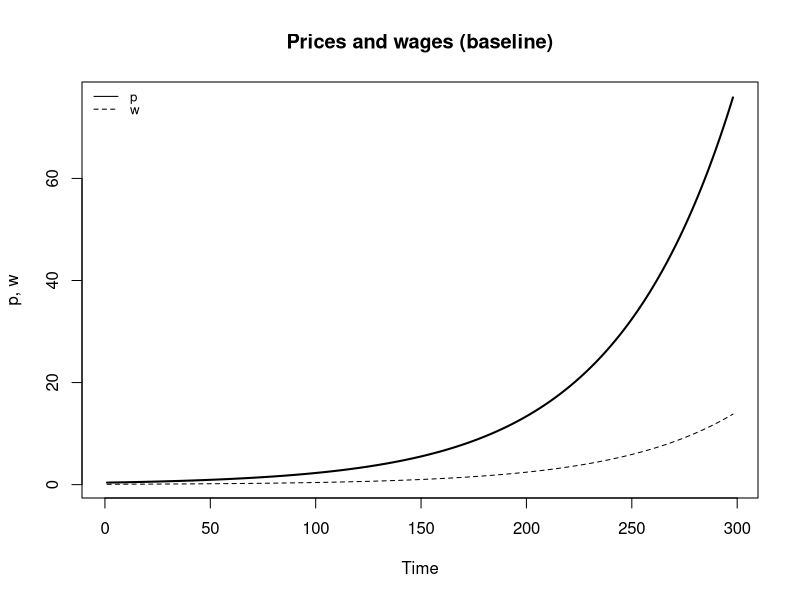
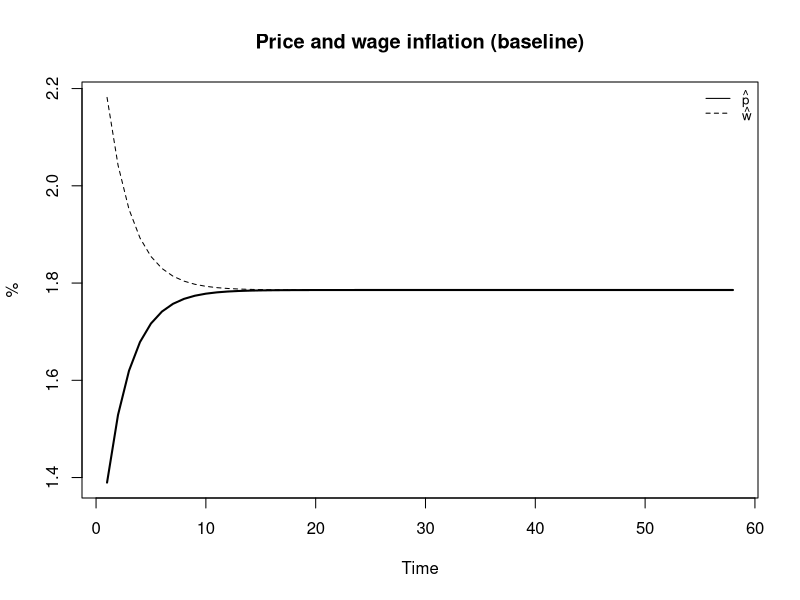
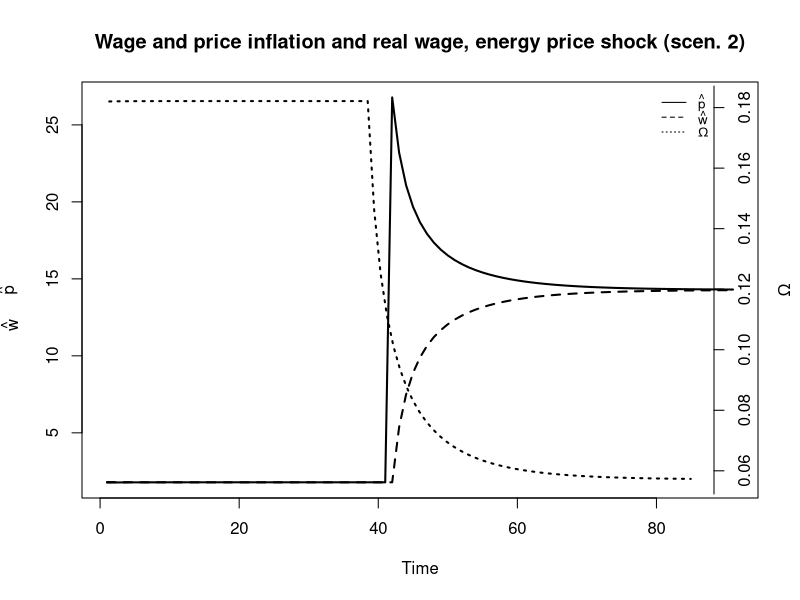
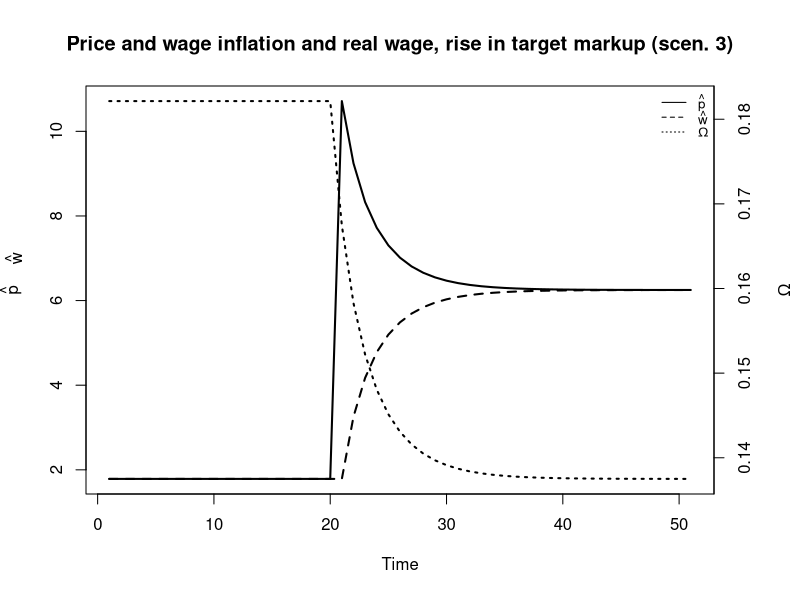
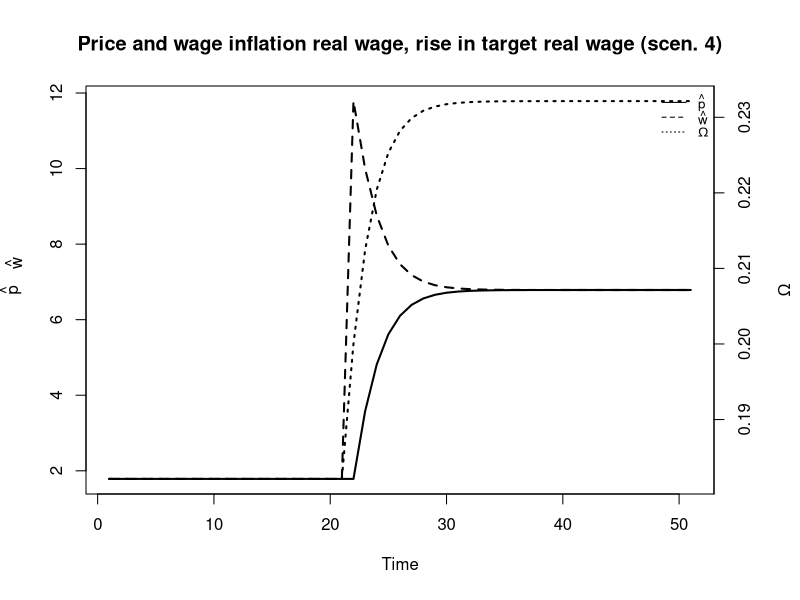
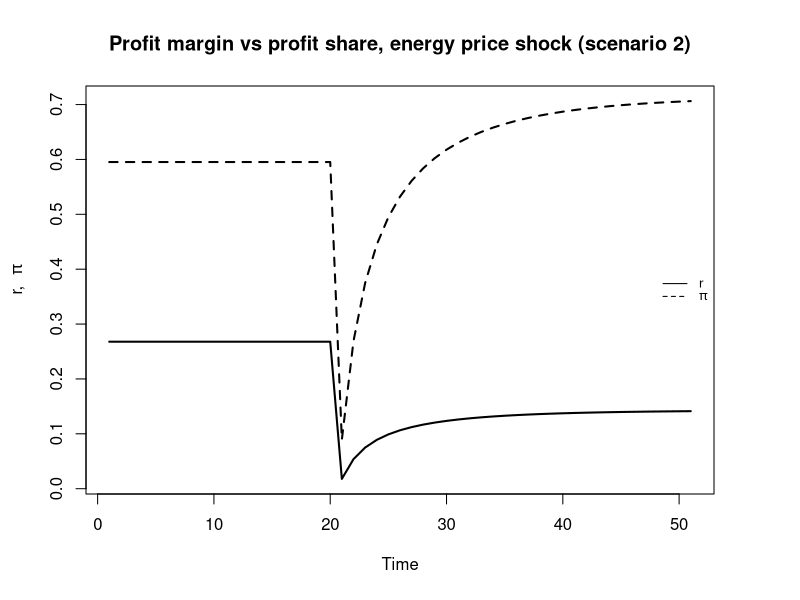
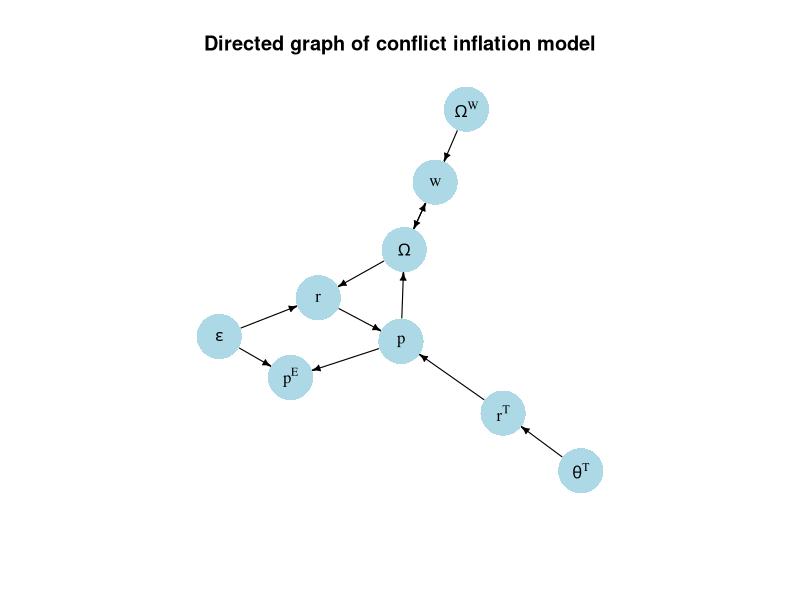

Generate these figures, in order, with R:
## ---- chunk 1

#Clear the environment
rm(list=ls(all=TRUE))

#Set number of periods
Q = 300

# Set number of scenarios (including baselines)
S=4

# Set period in which exogenous shift will occur
q=50

#Create (S x Q) matrices in which equilibrium solutions from different parameterisations will be stored
omega=matrix(data=0.5, nrow=S, ncol=Q)   # real wage
w=matrix(data=0.1, nrow=S, ncol=Q)       # nominal wage
p=matrix(data=0.5, nrow=S, ncol=Q)       # price level
w_hat=matrix(data=0.1, nrow=S, ncol=Q)   # growth rate of nominal wages
p_hat=matrix(data=0.1, nrow=S, ncol=Q)   # growth rate of prices = inflation rate
p_T=matrix(data=0.5, nrow=S, ncol=Q)     # firms' desired price level
omega_f=matrix(data=0.5, nrow=S, ncol=Q) # firms' desired real wage 
p_E=matrix(data=0.5, nrow=S, ncol=Q)   # nominal energy price
r_T=matrix(data=0.5, nrow=S, ncol=Q)     # target profit margin
r=matrix(data=0.5, nrow=S, ncol=Q)       # realised profit margin

# Set constant parameter values
phi=1     # adjustment speed of nominal wages
psi=1   # adjustment speed of prices
delta=1   # energy intensity

# Set and initialise exogenous variables/parameters that will be shifted
epsilon=matrix(data=0.55, nrow=S, ncol=Q)  # real energy price
theta_T=matrix(data=0.4, nrow=S, ncol=Q)       # target markup
omega_w=matrix(data=0.2, nrow=S, ncol=Q)   # target real wage of workers

# Set parameter values for different scenarios
epsilon[2,q:Q]=0.8 # scenario 2: rise in real energy price
theta_T[3,q:Q]=0.6     # scenario 3: rise in target markup
omega_w[4,q:Q]=0.3 # scenario 4: rise in target real wage of workers

# Simulate the model by looping over Q time periods for S different scenarios
for (i in 1:S){
    
  for (t in 2:Q){
    
    for (iterations in 1:1000){ # iterate the model 1000-times in each period
    
    #(1) Real wage
    omega[i,t] =w[i,t]/p[i,t]
      
    #(2) Nominal wage
    w[i,t] = w[i,t-1]*(1 + phi*(omega_w[i,t-1] - omega[i,t-1]))
    
    #(3) Price level
    p[i,t] = p[i, t-1]*(1 + psi*(r_T[i, t-1] - r[i, t-1]))
    
    #(4) Firms' desired real wage
    omega_f[i,t] = w[i,t]/p_T[i,t]
    
    #(5) Firms' desired price level
    p_T[i,t] = (1 + theta_T[i,t])*(w[i,t] + delta * p_E[i,t])
    
    #(6) Nominal energy price
    p_E[i,t]=epsilon[i,t]*p[i,t]
    
    # Target profit margin
    r_T[i, t-1] = theta_T[i, t]/(1 + theta_T[i, t])
    
    # Realised profit margin
    r[i, t] = 1 - omega[i, t] - epsilon[i,t]*delta
    
    # Growth rate of nominal wages
    w_hat[i,t]= (w[i,t]- w[i,t-1])/w[i,t-1]
    
    # Growth rate of prices = inflation rate
    p_hat[i,t]= (p[i,t]- p[i,t-1])/p[i,t-1]

  } # close iterations loop
 }  # close time loop
}   # close scenarios loop

## ---- chunk 2
#| label: fig-baseline-prices
#| fig-cap: Prices and wages (baseline)

# Set start and end periods for plots
Tmin =3
Tmax=300

# Prices and wages (baseline)
plot(p[1, Tmin:Tmax],type="l", col=1, lwd=2, lty=1, xlab="Time", ylab="p, w") 
title(main="Prices and wages (baseline)", cex=0.8)
lines(w[1, Tmin:Tmax],lty=2)
legend("topleft", legend=c("p", "w"),
       lty=1:2, cex=0.8, bty = "n", y.intersp=0.8)

## ---- chunk 3
#| label: fig-baseline-inflation
#| fig-cap: Price and wage inflation (baseline)

# Set start and end periods for plots
Tmin =3
Tmax=60

# Price and wage inflation (in %) (baseline)
plot(100*p_hat[1, Tmin:Tmax],type="l", col=1, lwd=2, lty=1, xlab="Time", ylab="%", ylim=range(100*p_hat[1, Tmin:Tmax], 100*w_hat[1, Tmin:Tmax])) 
title(main="Price and wage inflation (baseline)", cex=0.8)
lines(100*w_hat[1, Tmin:Tmax],lty=2)
legend("topright", legend=c(expression(hat(p)), expression(hat(w))),
       lty=1:2, cex=0.8, bty = "n", y.intersp=0.8)
## ---- chunk 4
#| label: fig-energy
#| fig-cap: Price and wage inflation and real wage (energy price shock)

# Set start and end periods for plots
Tmin =10
Tmax=100

# Inflation and real wage in energy price shock scenario
plot(100*p_hat[2, Tmin:Tmax], type="l", col=1, lwd=2, lty=1, xlab="Time", ylab=expression(hat(p))) 
title(main="Wage and price inflation and real wage, energy price shock (scen. 2)", cex=0.8)
lines(100*w_hat[2, Tmin:Tmax],lty=2, lwd=2)
mtext(expression(hat(w)), side = 2, line = 3, at=12)
par(mar = c(5, 4, 4, 4) + 0.3)
par(new = TRUE)
plot(omega[2, Tmin:Tmax], type="l", col=1, lwd=2, lty=3, font.main=1, cex.main=1,ylab = '', axes=FALSE,
     xlab = '', ylim = range(omega[2, Tmin:Tmax]), cex=0.8)
axis(side = 4, at=pretty(omega[2, Tmin:Tmax]))  
mtext(expression(Omega), side = 4, line = 3)
legend("topright", legend=c(expression(hat(p)),expression(hat(w)), expression(Omega)),
       lty=1:3, cex=0.8, bty = "n", y.intersp=0.8)
## ---- chunk 5
#| label: fig-markup
#| fig-cap: Increase in target markup

# Set start and end periods for plots
Tmin =30
Tmax=80

# Inflation and real wage in scenario 3
plot(100*p_hat[3, Tmin:Tmax], type="l", col=1, lwd=2, lty=1, xlab="Time", ylab=expression(hat(p))) 
title(main="Price and wage inflation and real wage, rise in target markup (scen. 3)", cex=0.8)
lines(100*w_hat[3, Tmin:Tmax],lty=2, lwd=2)
mtext(expression(hat(w)), side = 2, line = 3, at=7)
par(mar = c(5, 4, 4, 4) + 0.3)
par(new = TRUE)
plot(omega[3, Tmin:Tmax], type="l", col=1, lwd=2, lty=3, font.main=1, cex.main=1,ylab = '', axes=FALSE,
     xlab = '', ylim = range(omega[3, Tmin:Tmax]), cex=0.8)
axis(side = 4, at=pretty(omega[3, Tmin:Tmax]))  
mtext(expression(Omega), side = 4, line = 3)
legend("topright", legend=c(expression(hat(p)),expression(hat(w)), expression(Omega)),
       lty=1:3, cex=0.8, bty = "n", y.intersp=0.8)
## ---- chunk 6
#| label: fig-targetrealwage
#| fig-cap: Increase in target real wage of workers

# Inflation and real wage in scenario 4
plot(100*p_hat[4, Tmin:Tmax], type="l", col=1, lwd=2, lty=1, xlab="Time", ylab=expression(hat(p)), ylim=range(100*p_hat[4, Tmin:Tmax], 100*w_hat[4, Tmin:Tmax])) 
title(main="Price and wage inflation real wage, rise in target real wage (scen. 4)", cex=0.8)
lines(100*w_hat[4, Tmin:Tmax],lty=2, lwd=2)
mtext(expression(hat(w)), side = 2, line = 3, at=7.5)
par(mar = c(5, 4, 4, 4) + 0.3)
par(new = TRUE)
plot(omega[4, Tmin:Tmax], type="l", col=1, lwd=2, lty=3, font.main=1, cex.main=1,ylab = '', axes=FALSE,
     xlab = '', ylim = range(omega[4, Tmin:Tmax]), cex=0.8)
axis(side = 4, at=pretty(omega[4, Tmin:Tmax]))  
mtext(expression(Omega), side = 4, line = 3)
legend("topright", legend=c(expression(hat(p)),expression(hat(w)), expression(Omega)),
       lty=1:3, cex=0.8, bty = "n", y.intersp=0.8)
## ---- chunk 7
#| label: fig-energy-prof
#| fig-cap: Profit margin and profit share (energy price shock)

# Calculate final output profit share
pi=(p-w-p_E*delta)/(p-p_E*delta)

# Check if psi*r_T > phi*omega_w, implying that the effect of an energy price increase on the profit share of the final output sector is positive
print(psi*r_T[1,1] - phi*omega_w[1,1] >0)

# Plot profit margin and profit share in energy price shock scenario
plot(r[2, Tmin:Tmax], type="l", col=1, lwd=2, lty=1, xlab="Time", ylab="r,", ylim=range(r[2, Tmin:Tmax], pi[2, Tmin:Tmax])) 
title(main="Profit margin vs profit share, energy price shock (scenario 2)", cex=0.8)
lines(pi[2, Tmin:Tmax],lty=2, lwd=2)
mtext(expression(pi), side = 2, line = 3, at=0.4)
legend("right", legend=c("r", expression(pi)),
       lty=1:2, cex=0.8, bty = "n", y.intersp=0.8)
## ---- chunk 8
## Create directed graph
# Construct auxiliary Jacobian matrix for 9 variables: 
  # endogenous: (1) Omega, (2) w, (3) p, (4) r^T, (5) r, (6) p_E
  # exogenous: (7) epsilon, (8) \theta^T, (9) Omega^W

              #O w p rF r g e mF OW
M_mat=matrix(c(0,1,1, 0,0,0,0, 0, 0,  # Omega
               1,0,0, 0,0,0,0, 0, 1,  # w
               0,0,0, 1,1,0,0, 0, 0,  # p
               0,0,0, 0,0,0,0, 1, 0,  # rf
               1,0,0, 0,0,0,1, 0, 0,  # r
               0,0,1, 0,0,0,1, 0, 0,  # p_E
               0,0,0, 0,0,0,0, 0, 0,  # epsilon
               0,0,0, 0,0,0,0, 0, 0,  # \theta^T
               0,0,0, 0,0,0,0, 0, 0),  # Omega^W
               9, 9, byrow=TRUE)

# Create adjacency matrix from transpose of auxiliary Jacobian and add column names
A_mat=t(M_mat)

# Create directed graph from adjacency matrix
library(igraph)
dg=graph_from_adjacency_matrix(A_mat, mode="directed", weighted= NULL)

# Define node labels
V(dg)$name=c(expression(Omega), "w", "p", expression(r^T), "r",
             expression(p^E), expression(epsilon), expression(theta^T), expression(Omega^W))


# Plot directed graph matrix
plot(dg, main="Directed graph of conflict inflation model", vertex.size=25, vertex.color="lightblue", 
     vertex.label.color="black", edge.arrow.size=0.4, edge.width=1.1, edge.size=2,
     edge.arrow.width=1.2, edge.color="black", vertex.label.cex=1, 
     vertex.frame.color="NA", margin=-0.08)
## ---- chunk 9
## Check solution for equilibrium real wage
# Analytical
(omega_eq= (phi*omega_w[1,1]+psi*(1/(1+theta_T[1,1]) -delta*epsilon[1,1]))/(phi+psi))
# Numerical
omega[1,Q]

## Check solution for equilibrium inflation rate
# Analytical
phi*psi*(omega_w[1,1]-(1/(1+theta_T[1,1]) -delta*epsilon[1,1]))/(phi+psi)
# Numerical
p_hat[1,Q]

## Check condition for instability: Omega^W > Omega^F
print(omega_w[1,1] > 1/(1+theta_T[1,1]) -delta*epsilon[1,1])
## ---- chunk 10
## Check eigenvalues of Jacobian matrix
# Define matrix
J=matrix(c(1+p_hat[1,Q]-phi*omega[1,Q], phi*omega[1,Q]^2,
           psi, 1+p_hat[1,Q]-psi*omega[1,Q]), 
           2, 2, byrow=TRUE)

# Obtain eigenvalues 
ev=eigen(J)
(evals = ev$values)
evecs = ev$vectors

# Obtain determinant and trace
det=det(J)      # determinant
tr=sum(diag(J)) # trace

#Check stability conditions
print(1+tr+det>0)
print(1-tr+det>0)
print(1-det>0)

## ---- chunk 11
# Normalise eigenvectors by dividing through by the second element
evecs_norm=evecs
for (i in 1:2){
  evecs_norm[,i]=evecs[,i]/evecs[2,i]
}

# Compare first element of normalised eigenvector with real wage Omega=w/p
evecs_norm[1,1]
omega[1,Q] 

